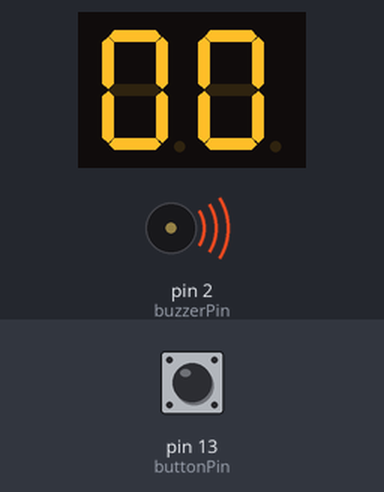
Recording of a sketch running on a simulated Arduino Uno, built with avr-gcc and run on an emulated ATmega328P. Parts: 2-digit seven-segment display, buzzer (waves = sounding, pin HIGH). Wiring (inferred from the names in the program): 2-digit 7-segment display, segments lit when HIGH: segments pin 5, pin 6, pin 7, pin 8, pin 9, pin 10, pin 11; digit selects pin 3, pin 4. Inputs (shaded band) come from the test bench; at power-on: pin 13 (buttonPin) LOW. The segment pins are drawn as the display they are named for; pins used as bus, display or sensor lines are not drawn.

Above: at 1.2 s.
1.3 s: pin 13 (buttonPin) pulled HIGH for 0.15 s
At 1.44 s:
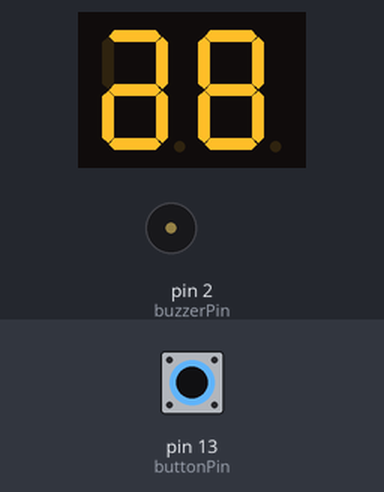
3.0 s: pin 13 (buttonPin) pulled HIGH for 1 s
At 5.2 s:
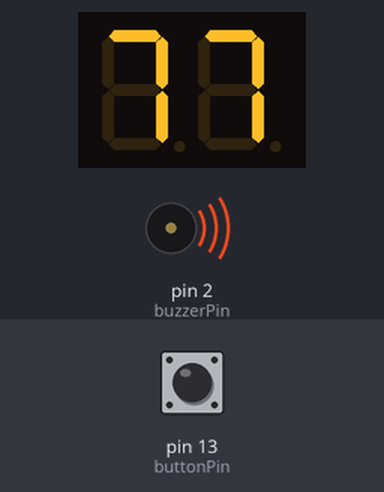
5.5 s: pin 13 (buttonPin) pulled HIGH for 0.15 s
At 6.2 s:
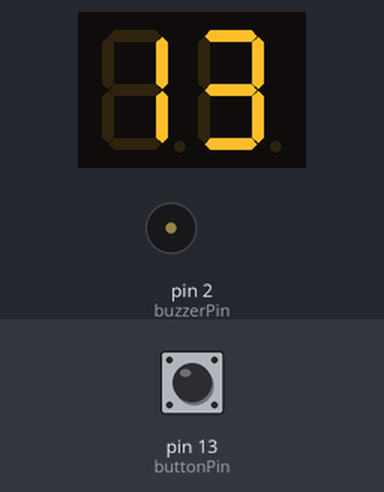
7.1 s: pin 13 (buttonPin) pulled HIGH for 1 s
At 8.6 s:
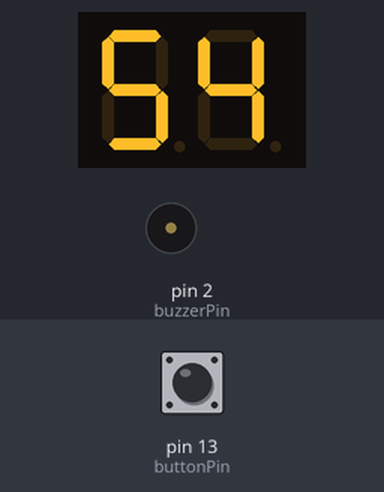
Timing chart, 0 to 10.1 s (numbered marks = the images above; inputs shaded):
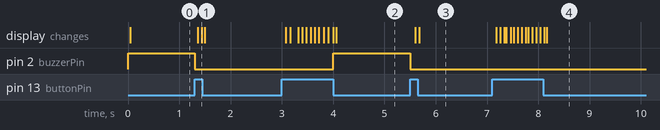

The sketch:

01-digital-dice.ino
```cpp
const uint8_t SSD_common[2] = {3, 4};
const uint8_t SSD_segment[7] = {5, 6, 7, 8, 9, 10, 11};
const uint8_t buttonPin = 13;
const uint8_t buzzerPin = 2;

short currentNumber = 0;

const uint8_t digitPatterns[10] = {
  0b00111111, // 0
  0b00000110, // 1
  0b01011011, // 2
  0b01001111, // 3
  0b01100110, // 4
  0b01101101, // 5
  0b01111101, // 6
  0b00000111, // 7
  0b01111111, // 8
  0b01101111  // 9
};

void showDigit(int digit, int position) {
  digitalWrite(SSD_common[0], HIGH);
  digitalWrite(SSD_common[1], HIGH);

  uint8_t pattern = digitPatterns[digit];
  for (int i = 0; i < 7; i++) {
    digitalWrite(SSD_segment[i], pattern & (1 << i) ? HIGH : LOW);
  }

  digitalWrite(SSD_common[position], LOW);
}

void showNumber(int number) {
  int digit1 = number / 10;
  int digit2 = number % 10;

  showDigit(digit1, 0);
  delay(2);

  showDigit(digit2, 1);
  delay(2);
}

void setup() {
  pinMode(SSD_common[0], OUTPUT);
  pinMode(SSD_common[1], OUTPUT);
  pinMode(buzzerPin, OUTPUT);

  for (int i = 0; i < 7; i++) {
    pinMode(SSD_segment[i], OUTPUT);
  }

  pinMode(buttonPin, INPUT);
}

void loop() {
  if (digitalRead(buttonPin)) {
    if (++currentNumber > 99)
      currentNumber = 0;
  }
  showNumber(currentNumber);
  digitalWrite(buzzerPin, currentNumber % 11 == 0 && !digitalRead(buttonPin));
}
```

Measured:
- after the input at 1.3 s, pin 2 (buzzerPin): HIGH → LOW at once; the display: first changes after 0.06 s (image 1 shows a later state)
- after the input at 3.0 s, pin 2 (buzzerPin): LOW → HIGH after 1.0 s; the display: first changes after 0.08 s (image 2 shows a later state)
- after the input at 5.5 s, pin 2 (buzzerPin): HIGH → LOW at once; the display: first changes after 0.10 s (image 3 shows a later state)
- after the input at 7.1 s, the display: first changes after 0.08 s (image 4 shows a later state)
